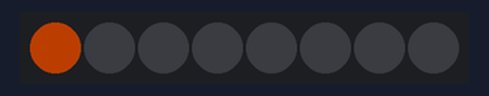
Simulated run of this sketch. Board: Arduino Uno, built with avr-gcc and run on an emulated ATmega328P. Parts: 8 RGB LEDs in strip order, left to right. Dim RGB values are drawn brighter than linear.

Above: at 0.15 s.
At 7.06 s:
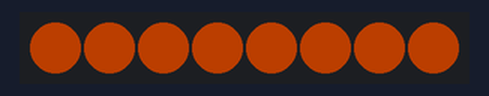
At 13.07 s:
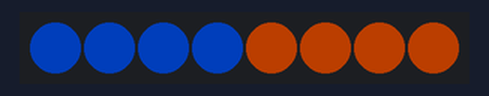
At 19.08 s:
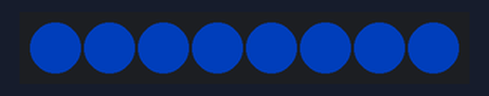
At 29.29 s:
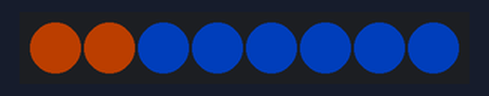
At 39.81 s:
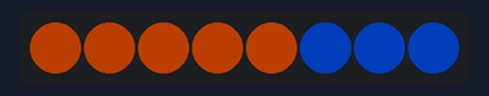
Timing chart, 0 to 40.0 s (numbered marks = the images above):
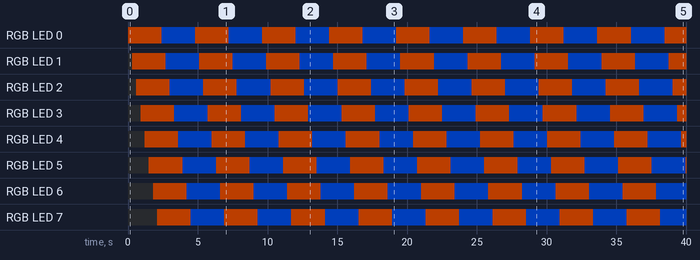

Measured:
- by itself, RGB LED 0–7: alternates RGB(75, 25, 0) for 2.4 s and RGB(0, 25, 75) for 2.4 s

The sketch:

BowTie_ADDR_OrangeBlue.ino
```cpp
#include <Adafruit_NeoPixel.h>
Adafruit_NeoPixel strip = Adafruit_NeoPixel(8, 5, NEO_GRB + NEO_KHZ800);
void setup() {
  strip.begin();
}
void loop() {
  chase(strip.Color(75, 25, 0)); //ORANGE
  chase(strip.Color(0, 25, 75)); //BLUE
}
static void chase(uint32_t c) {
  for (uint16_t i = 0; i < strip.numPixels() + 0; i++) {
    strip.setPixelColor(i  , c); // Draw new pixel
    strip.show();
    delay(300);
  }
}
```
